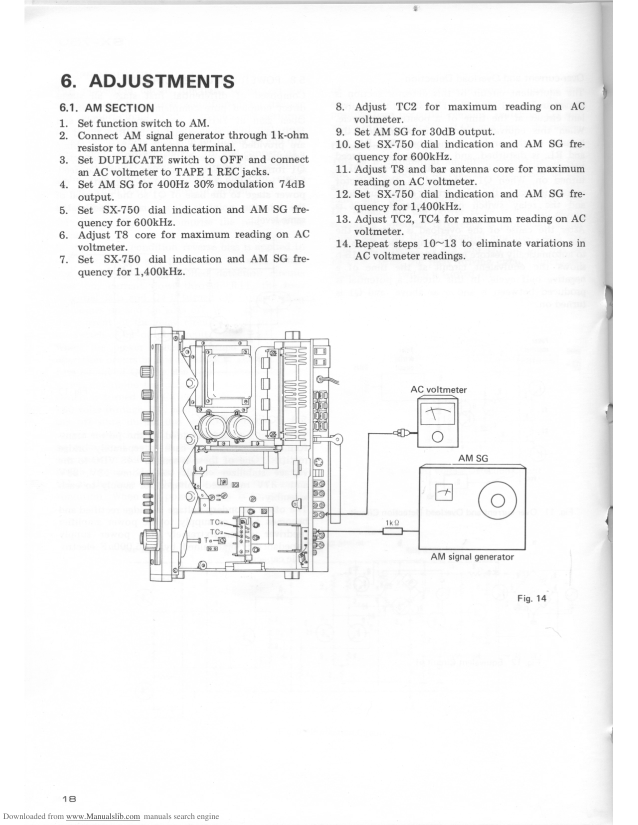
#> input picture manuals/sx-750-service-manual/adjustments-adjustment-p021.png, 1275 x 1650 px (shown at 1/2 size)
$ python -i schematic_imaging.py   (imports and definitions only)
#> lines starting #> are read from the running program, lines starting #| are printed output that depends on the picture
#> further down, picture is the input picture: PIL image 1275x1650 L; min 45, max 255, mean 245.2
import math
import os

import cv2
import numpy as np
from PIL import Image, ImageFilter, ImageOps


def preprocessing_enabled() -> bool:
    return os.environ.get("SCHEMATIC_PREPROCESS", "1").lower() not in {"0", "false", "no"}


def estimate_skew(image: Image.Image) -> float:
    preview = image.convert("L")
    preview.thumbnail((1600, 1600))
    pixels = np.asarray(ImageOps.autocontrast(preview))
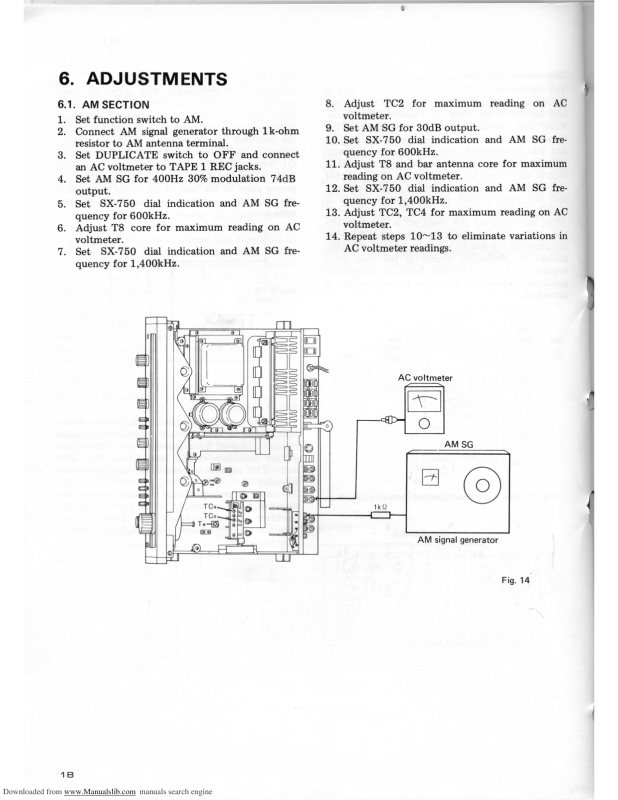
#> pixels: shape (1600, 1236) (shown at 1/2 size); min 0, max 255, mean 242.4
    edges = cv2.Canny(pixels, 50, 150)
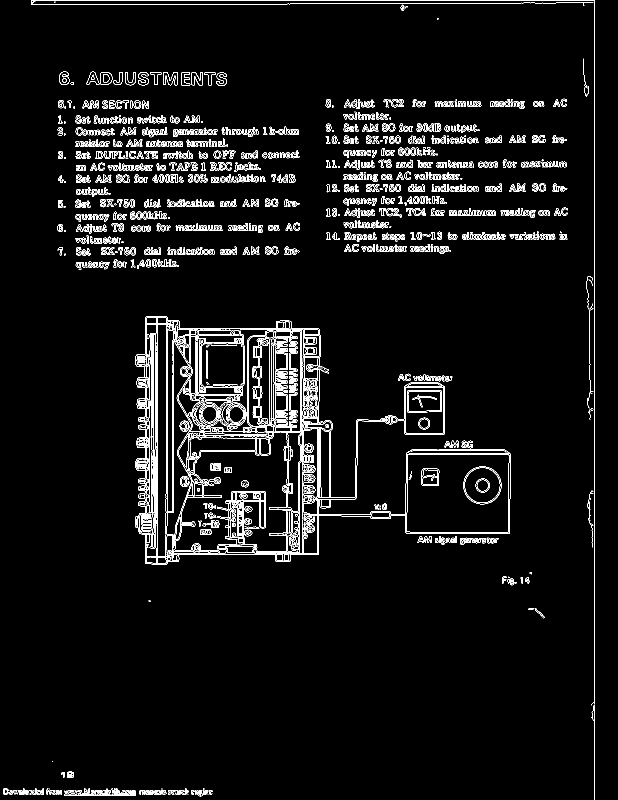
#> edges: shape (1600, 1236) (shown at 1/2 size); 4.5% white in thin lines or dots
    lines = cv2.HoughLinesP(
        edges, 1, np.pi / 720, threshold=40,
        minLineLength=max(40, preview.width // 8), maxLineGap=10,
    )
#> lines = 81 rows, first 6: [1188, 1599, 1188, 0], [165, 9, 579, 8], [567, 0, 1187, 0], [292, 1127, 292, 895], [310, 666, 310, 837], [332, 997, 332, 633]
    if lines is None:
        return 0.0
    angles = []
    for line in lines.reshape(-1, 4):
        left, top, right, bottom = map(int, line)
        angle = math.degrees(math.atan2(bottom - top, right - left))
        if abs(angle) <= 3:
            angles.append(angle)
#> this loop made 81 passes
#> (left, top, right, bottom, angle) on passes 1 to 12: (1188, 1599, 1188, 0, -90), (165, 9, 579, 8, -0.138), (567, 0, 1187, 0, 0), (292, 1127, 292, 895, -90), (310, 666, 310, 837, 90), (332, 997, 332, 633, -90), (312, 885, 312, 685, -90), (637, 1104, 637, 919, -90), (315, 1051, 315, 686, -90), (334, 1051, 334, 634, -90), (347, 1024, 347, 681, -90), (925, 469, 1133, 473, 1.1)
#> after the loop, angles = 48 values, max 1.49 at index 22, min -2.81 at index 34, mean -0.151
    if len(angles) < 5:
        return 0.0
    median = float(np.median(angles))
#> median = -0.0692
    if float(np.median(np.abs(np.asarray(angles) - median))) > 0.4:
        return 0.0
    return median if abs(median) >= 0.15 else 0.0


def preprocess_image(image: Image.Image) -> Image.Image:
    gray = image.convert("L")
    if not preprocessing_enabled():
        return gray
    angle = estimate_skew(gray)
#> angle = 0
    if angle:
        gray = gray.rotate(angle, resample=Image.Resampling.BICUBIC, expand=True, fillcolor=255)
    pixels = np.asarray(ImageOps.autocontrast(gray, cutoff=0))
#> pixels: shape (1650, 1275)
    enhanced = cv2.createCLAHE(clipLimit=1.5, tileGridSize=(8, 8)).apply(pixels)
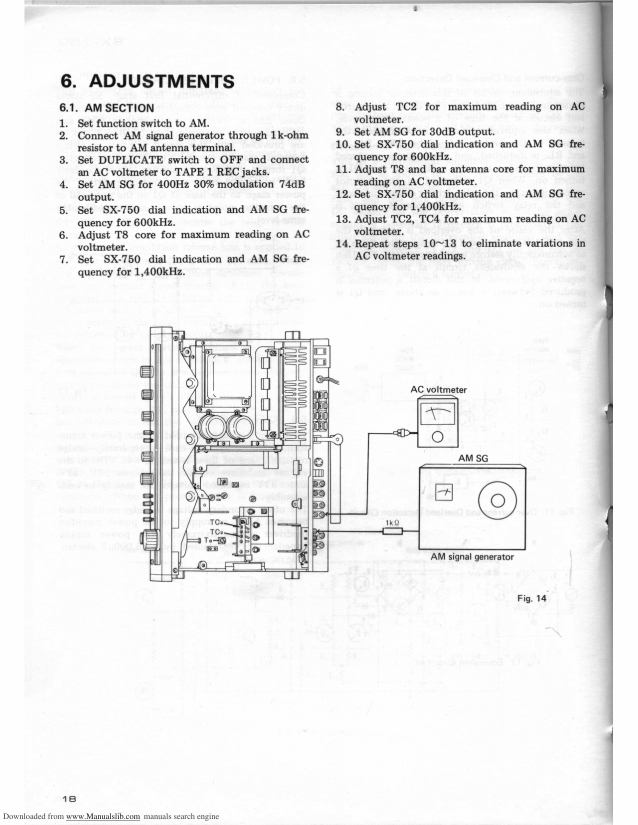
#> enhanced: shape (1650, 1275) (shown at 1/2 size); min 1, max 254, mean 238.5
    return Image.fromarray(enhanced).filter(ImageFilter.UnsharpMask(radius=1, percent=80, threshold=3))

>>> from PIL import Image
>>> picture = Image.open('manuals/sx-750-service-manual/adjustments-adjustment-p021.png')
>>> result = preprocess_image(picture)

$ run again, on manuals/sx-750-service-manual/amplifier-assembly-awk-065-schematic-p076.png
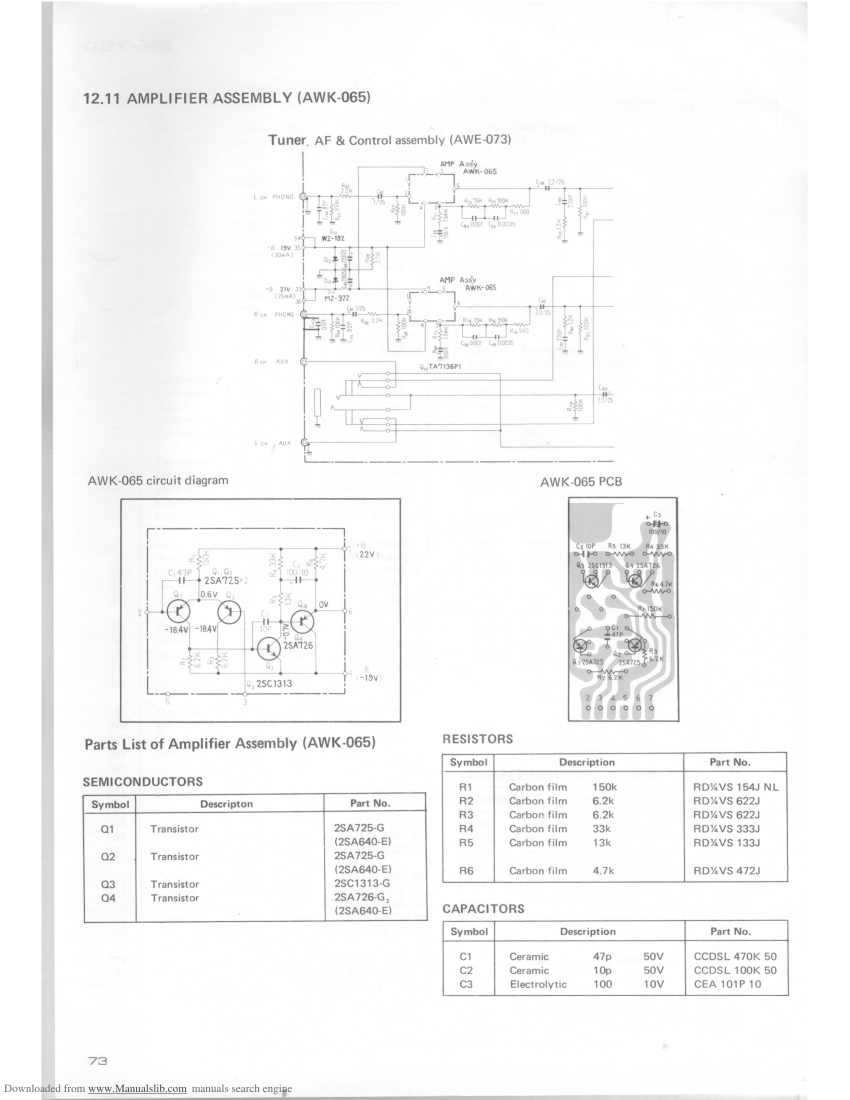
#> input picture manuals/sx-750-service-manual/amplifier-assembly-awk-065-schematic-p076.png, 1700 x 2200 px (shown at 1/2 size)
#> picture is the input picture: PIL image 1700x2200 L; min 69, max 255, mean 247.4
#> in estimate_skew, `edges = cv2.Canny(pixels, 50, 150)`:
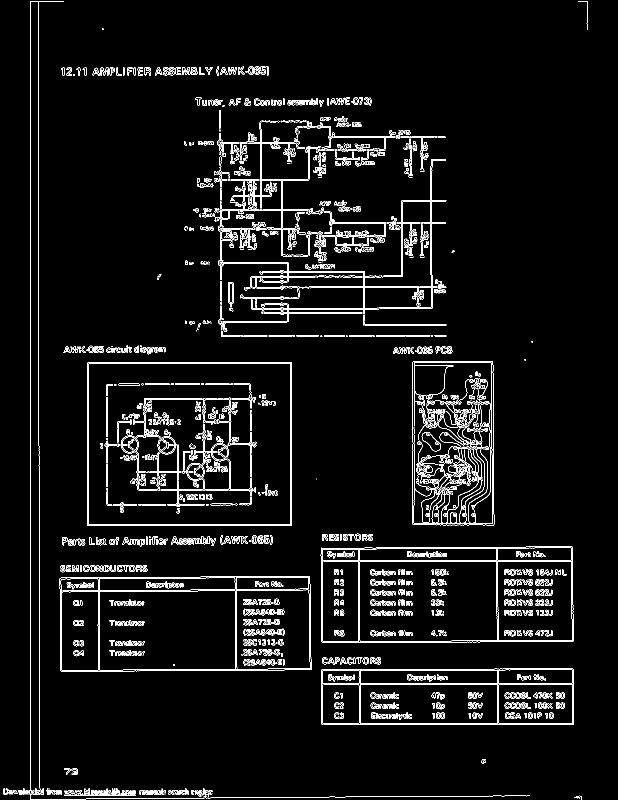
#> edges: shape (1600, 1236) (shown at 1/2 size); 4.6% white in thin lines or dots
#> lines = 105 rows, first 6: [60, 1599, 60, 2], [502, 1595, 658, 1594], [177, 724, 582, 724], [76, 614, 76, 2], [989, 1337, 1145, 1337], [732, 1120, 1144, 1120]
#> the loop in estimate_skew, `for line in lines.reshape(-1, 4):` made 105 passes
#> (left, top, right, bottom, angle) on passes 1 to 8: (60, 1599, 60, 2, -90), (502, 1595, 658, 1594, -0.367), (177, 724, 582, 724, 0), (76, 614, 76, 2, -90), (989, 1337, 1145, 1337, 0), (732, 1120, 1144, 1120, 0), (415, 726, 583, 726, 0), (78, 1372, 78, 892, -90)
#> after the loop in estimate_skew, `for line in lines.reshape(-1, 4):`: angles = 84 values, max 2.55 at index 54, min -2.18 at index 31, mean -0.115
#> median = 0
#> in preprocess_image, `enhanced = cv2.createCLAHE(clipLimit=1.5, tileGridSize=(8, 8)).apply(p..`:
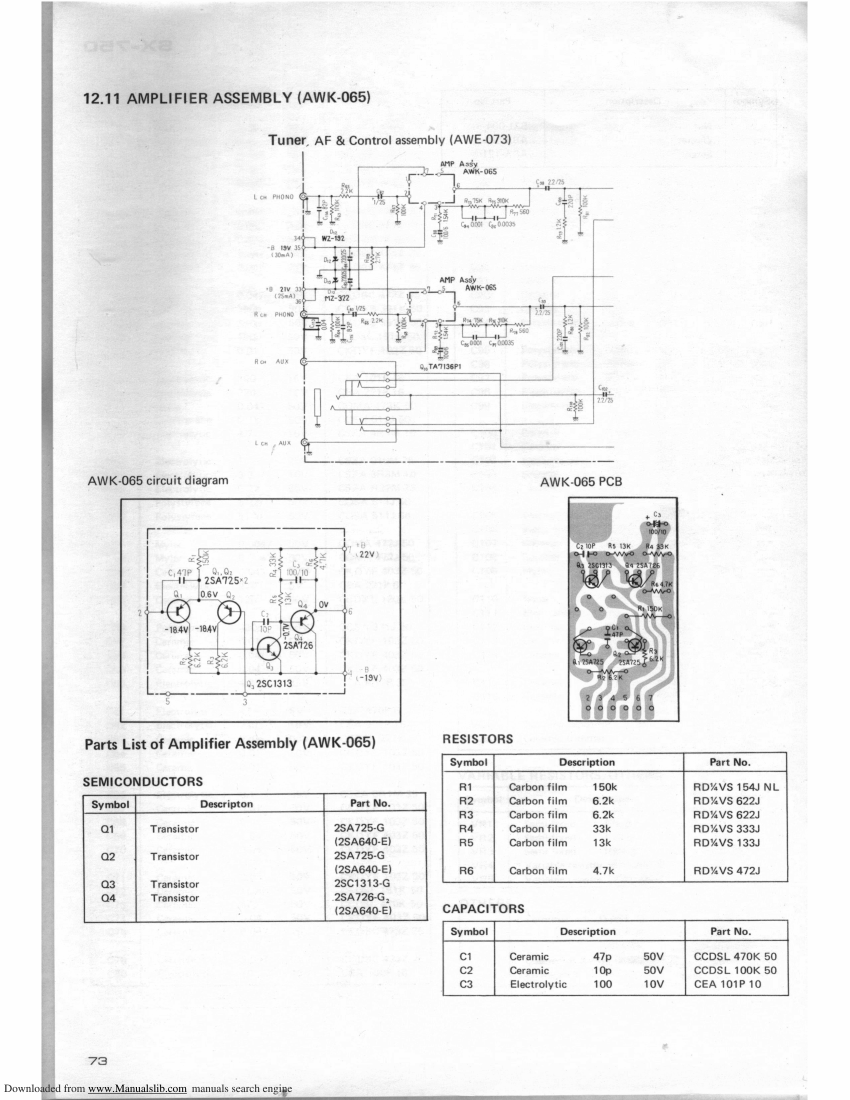
#> enhanced: shape (2200, 1700) (shown at 1/2 size); min 1, max 254, mean 240

$ run again, on manuals/sx-750-service-manual/bottom-p034.png
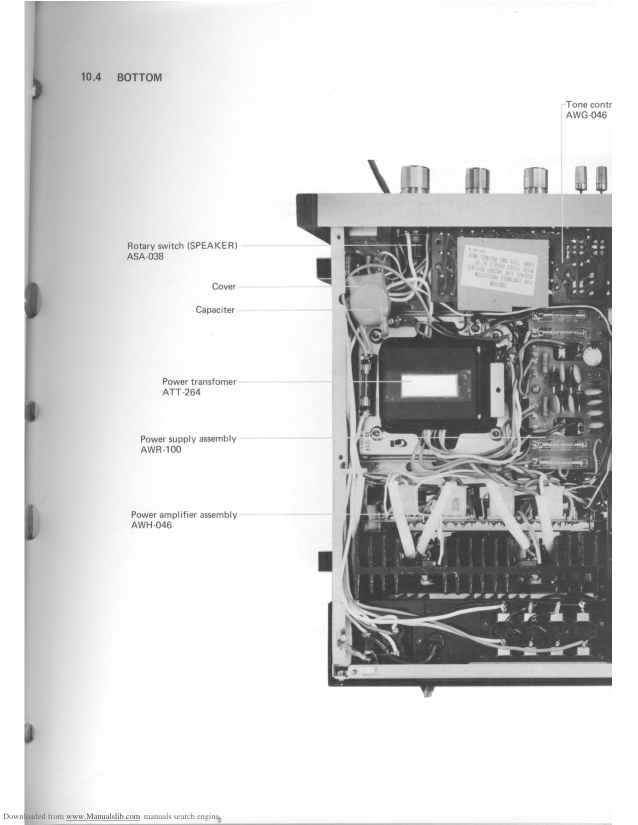
#> input picture manuals/sx-750-service-manual/bottom-p034.png, 1275 x 1650 px (shown at 1/2 size)
#> picture is the input picture: PIL image 1275x1650 L; min 51, max 255, mean 211
#> in estimate_skew, `edges = cv2.Canny(pixels, 50, 150)`:
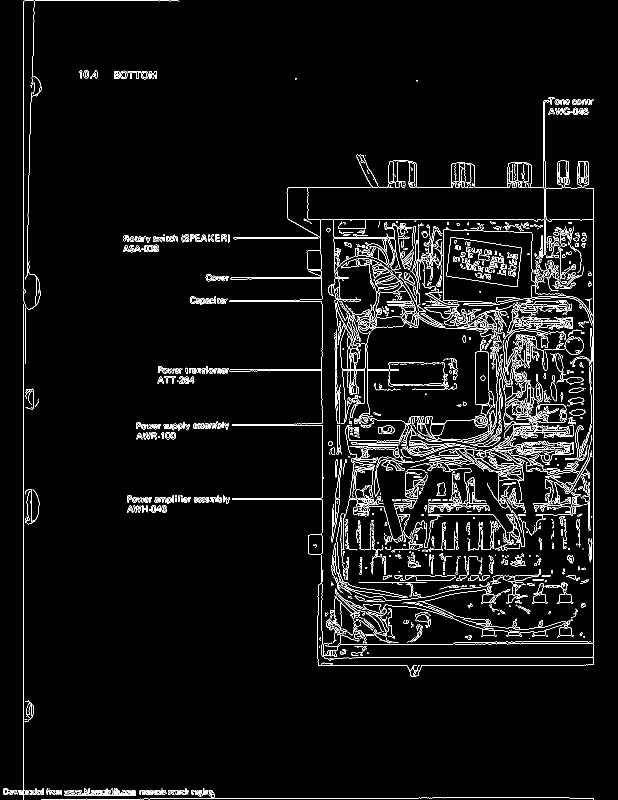
#> edges: shape (1600, 1236) (shown at 1/2 size); 4.3% white in thin lines or dots
#> lines = 42 rows, first 6: [47, 1599, 47, 2], [1186, 1329, 1186, 376], [646, 1596, 1103, 1595], [607, 439, 1185, 439], [273, 853, 621, 850], [1094, 797, 1095, 961]
#> the loop in estimate_skew, `for line in lines.reshape(-1, 4):` made 42 passes
#> (left, top, right, bottom, angle) on passes 1 to 8: (47, 1599, 47, 2, -90), (1186, 1329, 1186, 376, -90), (646, 1596, 1103, 1595, -0.125), (607, 439, 1185, 439, 0), (273, 853, 621, 850, -0.494), (1094, 797, 1095, 961, 89.65), (760, 1288, 1185, 1287, -0.135), (649, 1316, 941, 1314, -0.392)
#> after the loop in estimate_skew, `for line in lines.reshape(-1, 4):`: angles = 34 values, max 1.75 at index 28, min -0.815 at index 20, mean -0.0398
#> median = 0
#> in preprocess_image, `enhanced = cv2.createCLAHE(clipLimit=1.5, tileGridSize=(8, 8)).apply(p..`:
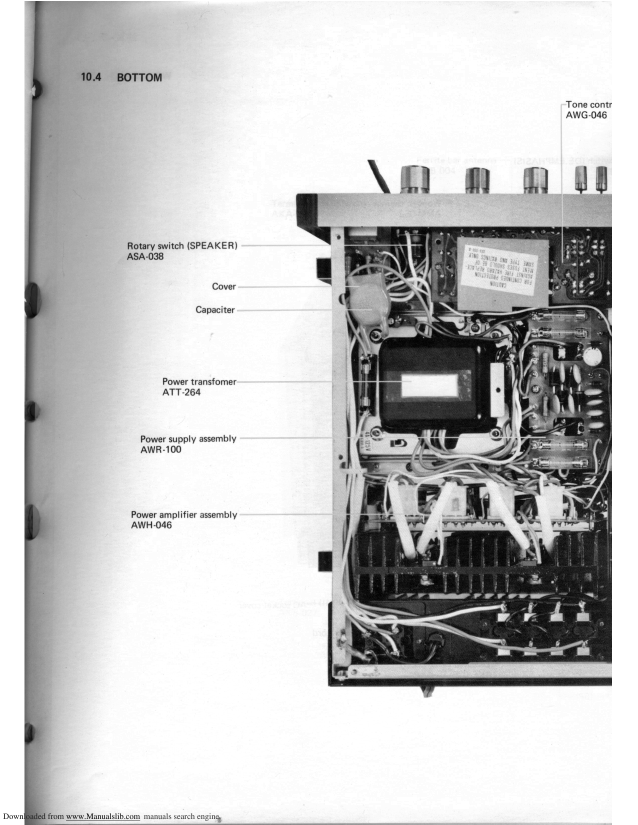
#> enhanced: shape (1650, 1275) (shown at 1/2 size); min 0, max 255, mean 198
